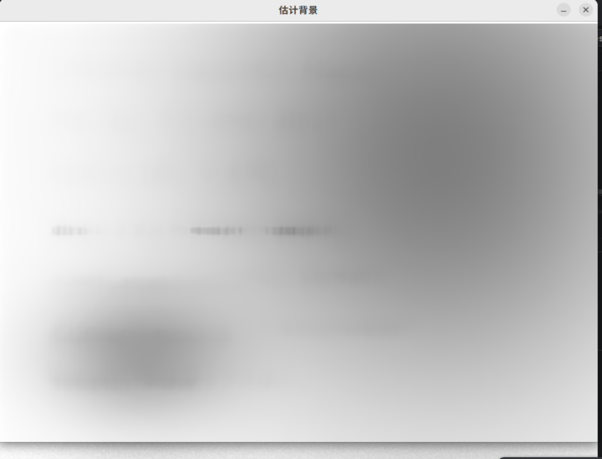
//> input picture opencv-exam/question4/（1）估计背景.png, 602 x 459 px
$ ./4 '（1）估计背景.png'   (built with g++ and OpenCV 4)
//> lines starting //> are read from the running program, lines starting //| are printed output that depends on the picture; after the words box and inside, x2 and y2 are one past the last pixel; in counts of white or black regions, pixels touching at a corner belong together
#include <opencv2/opencv.hpp>
#include <iostream>
#include <string>
#include <vector>

using namespace cv;
using namespace std;

// ---------- 可调参数 ----------
const float NL_H   = 5.0f;   // 输入去噪强度：默认 5（轻），过大才会糊字
const float BG_MIN = 10.0f;  // 背景下限：防除零、防暗区噪声爆炸
const int   SMOOTH = 3;      // 背景平滑核（只作用于非文字区，可改 5）

// 根据图像尺寸自适应生成奇数核大小
static int oddKernelSize(int rows, int cols, int divisor = 15) {
    int k = max(31, min(rows, cols) / divisor);
    if (k % 2 == 0) ++k;   // 中值滤波核必须是奇数
    return k;
}

int main(int argc, char** argv) {
    string path = (argc > 1) ? argv[1] : "../question4/picture4/image4.png";

    Mat src = imread(path, IMREAD_COLOR);
//> src is the input picture: 459 rows x 602 cols, CV_8UC3; mean B, G, R 193.7, 193.6, 193.6
    if (src.empty()) {
        cerr << "无法读取图像: " << path << endl;
        return -1;
    }

    // ---------- 0. 原图保持颜色不变：另存备份，之后绝不修改 src ----------
    imwrite("original_color.png", src);

    // 转到 Lab：只处理亮度通道 L，颜色通道 a/b 原样保留 → 不产生色偏
    Mat lab;
    cvtColor(src, lab, COLOR_BGR2Lab);
//> lab: 459 rows x 602 cols, CV_8UC3; mean of channels 0, 1, 2 199.1, 128, 128
    vector<Mat> ch(3);
    split(lab, ch);
    Mat L = ch[0];

    // ---------- 1. 输入轻去噪（保边，强度低，不糊字） ----------
    Mat Lc;
    fastNlMeansDenoising(L, Lc, NL_H, 7, 21);
    // 备选：bilateralFilter(L, Lc, 5, 30, 5);

    // ---------- 2. 估计背景光照场（在去噪后的 L 上估计更稳） ----------
    int k = oddKernelSize(Lc.rows, Lc.cols);   // 本图约 45×45
//> k = 31
    Mat bg;
    medianBlur(Lc, bg, k);                     // 方法A：大尺度中值滤波（默认）
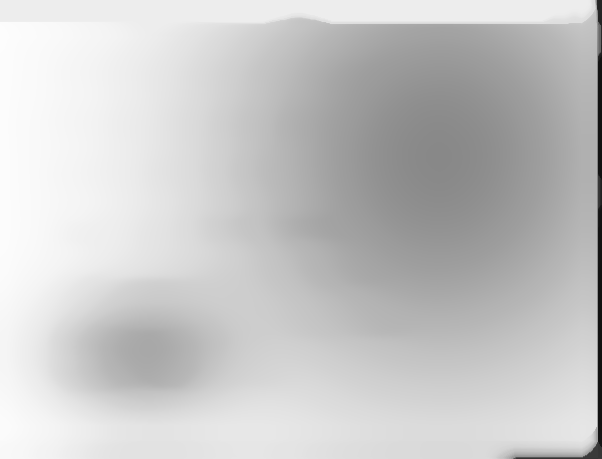
//> bg: 459 rows x 602 cols, CV_8UC1; min 17, max 253, mean 199.8
    // 方法B：形态学闭运算（文字较密时更稳），取消注释并注释掉上面两行
    // Mat kernel = getStructuringElement(MORPH_ELLIPSE, Size(k, k));
    // morphologyEx(Lc, bg, MORPH_CLOSE, kernel);

    // ---------- 3. 光照归一化：norm = L / bg ----------
    Mat fL, fbg;
    Lc.convertTo(fL, CV_32F);
    bg.convertTo(fbg, CV_32F);
    fbg.setTo(Scalar(BG_MIN), fbg < BG_MIN);   // 下限截断
    Mat fnorm;
    divide(fL, fbg, fnorm, 255.0);             // fnorm = fL * 255 / fbg
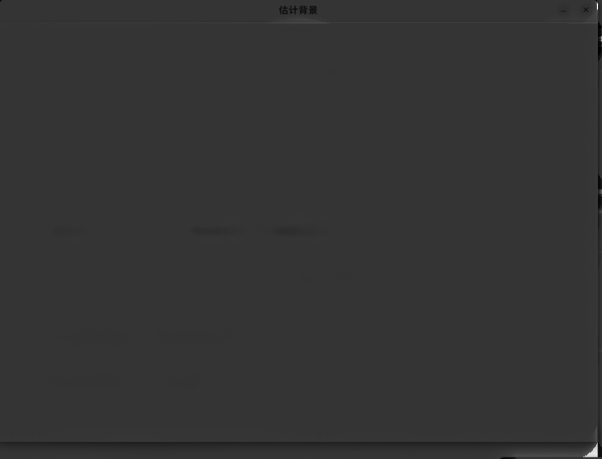
//> fnorm: 459 rows x 602 cols, CV_32FC1; min 29.75, max 1122, mean 254.1; drawn with min black and max white
    Mat norm;
    fnorm.convertTo(norm, CV_8U);              // 自动截断到 [0, 255]
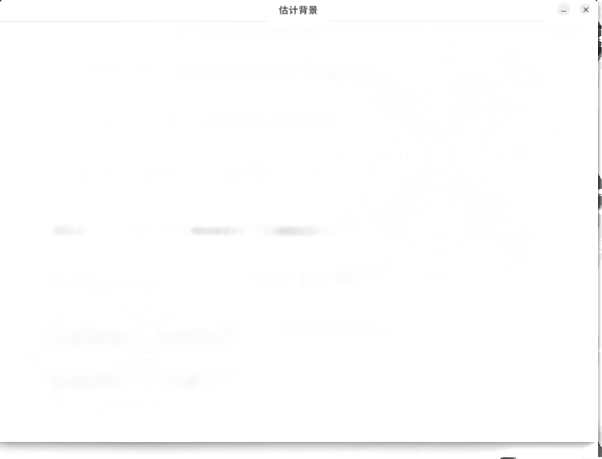
//> norm: 459 rows x 602 cols, CV_8UC1; min 30, max 255, mean 253.3

    // ---------- 4. 文字感知的背景降噪（关键：只平滑背景，不碰文字） ----------
    // 4a. Otsu 找出文字像素（暗像素 → 255）
    Mat textMask;
    threshold(norm, textMask, 0, 255, THRESH_BINARY_INV | THRESH_OTSU);
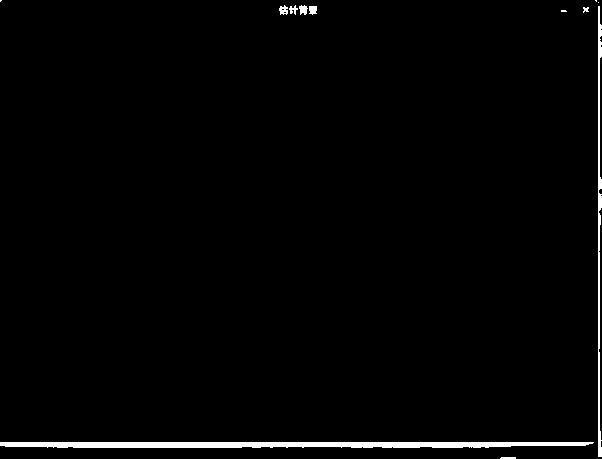
//> textMask: 459 rows x 602 cols, CV_8UC1; 1.6% white; 12 white regions (4 under 20 px), largest, box (x1, y1, x2, y2) and area: (0, 442, 594, 448) 3170, (598, 6, 602, 457) 1045, (299, 5, 308, 15) 63
    // 4b. 文字区轻微膨胀 1px，保护笔画边缘不被平滑
    Mat k3 = getStructuringElement(MORPH_ELLIPSE, Size(3, 3));
    dilate(textMask, textMask, k3);
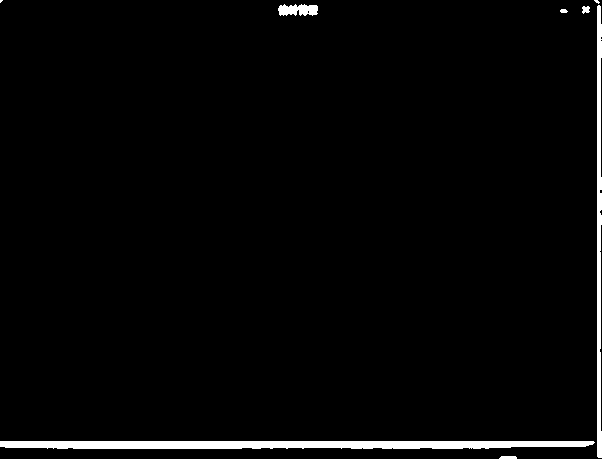
//> textMask: 459 rows x 602 cols, CV_8UC1; 2.4% white; 8 white regions (2 under 20 px), largest, box (x1, y1, x2, y2) and area: (0, 441, 595, 449) 4359, (597, 5, 602, 458) 1898, (278, 4, 318, 16) 369, (499, 456, 517, 459) 50, (582, 6, 590, 14) 47, (560, 9, 568, 13) 26
    // 4c. 平滑整图，但只把"非文字像素"替换为平滑结果
    Mat bgSmooth;
    medianBlur(norm, bgSmooth, SMOOTH);
    Mat denoised = norm.clone();
    bgSmooth.copyTo(denoised, ~textMask);      // 文字像素保持原值 → 字迹清晰
//> denoised: 459 rows x 602 cols, CV_8UC1; 9.46% of pixels changed, all inside (x1, y1, x2, y2) = (0, 1, 602, 459)

    // ---------- 5. 合并回 Lab 并转回 BGR：颜色保持不变 ----------
    ch[0] = denoised;
    Mat labOut;
    merge(ch, labOut);
//> labOut: 459 rows x 602 cols, CV_8UC3; mean of channels 0, 1, 2 253.4, 128, 128
    Mat colorOut;
    cvtColor(labOut, colorOut, COLOR_Lab2BGR);
    imwrite("result_color.png", colorOut);

    // ---------- 6. 灰度 + 二值化，验证阴影/污渍区文字是否恢复 ----------
    Mat gray = denoised.clone();
    Mat enhanced;
    Ptr<CLAHE> clahe = createCLAHE(2.0, Size(8, 8));  // 自适应对比度增强
    clahe->apply(gray, enhanced);

    Mat bin;
    threshold(enhanced, bin, 0, 255, THRESH_BINARY | THRESH_OTSU);
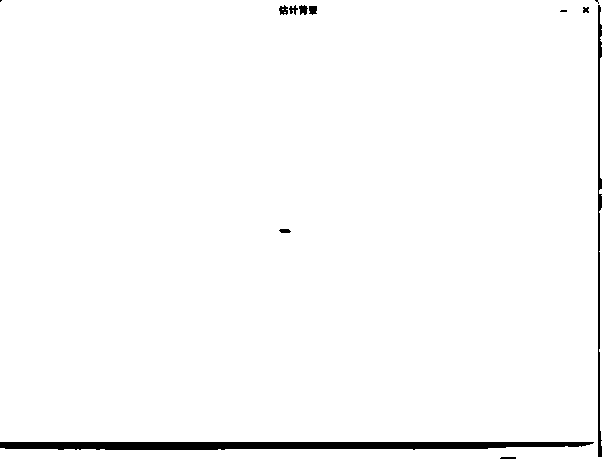
//> bin: 459 rows x 602 cols, CV_8UC1; 98% white; 12 black regions (3 under 20 px), largest, box (x1, y1, x2, y2) and area: (0, 442, 594, 450) 4062, (598, 5, 602, 457) 1041, (299, 5, 308, 15) 63
    // 若二值图背景仍有少量散点，再取消注释下面的 3×3 开运算
    // （会轻微腐蚀笔画，默认不开，保证字迹完整）
    // morphologyEx(bin, bin, MORPH_OPEN, k3);

    imwrite("result_gray.png", gray);
    imwrite("result_binary.png", bin);

    imshow("原图(颜色不变)", src);
    imshow("估计背景", bg);
    imshow("归一化+去噪", denoised);
    imshow("二值化验证", bin);
    cout << "完成：original_color / result_color / result_gray / result_binary" << endl;

    waitKey(0);
    return 0;
}
